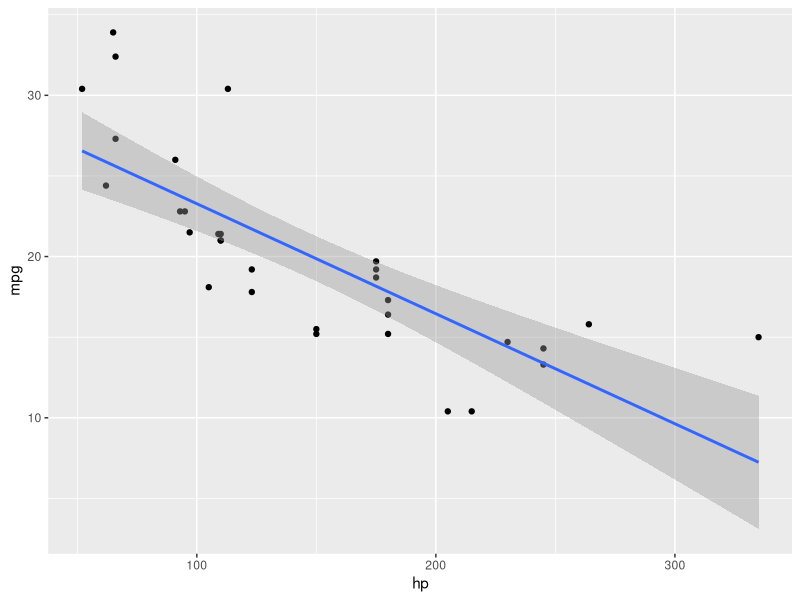
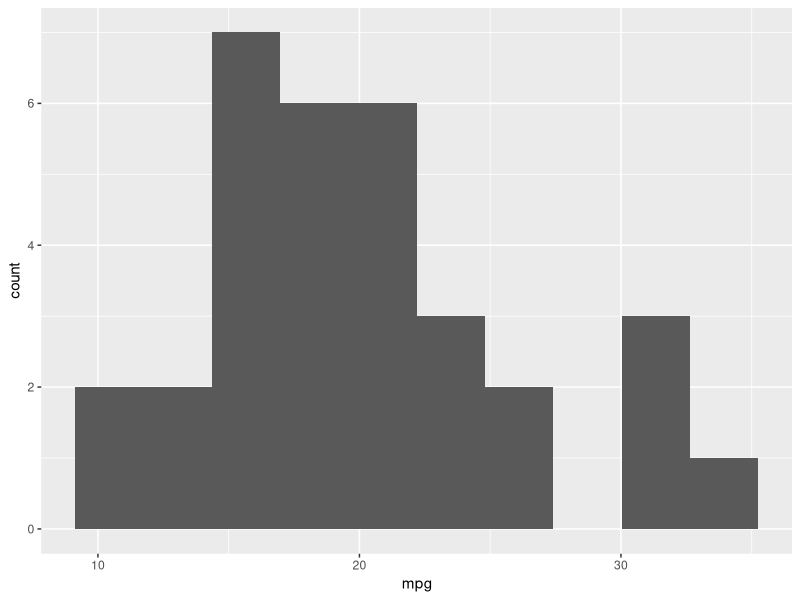
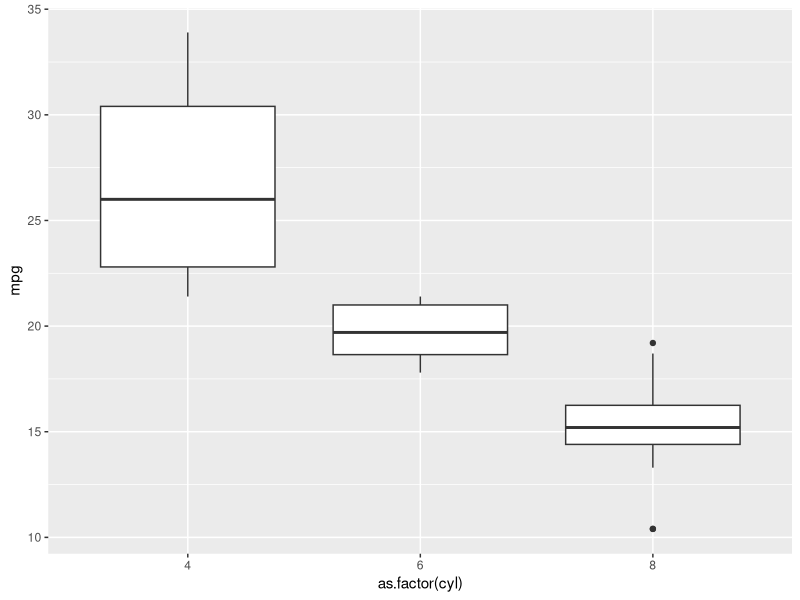
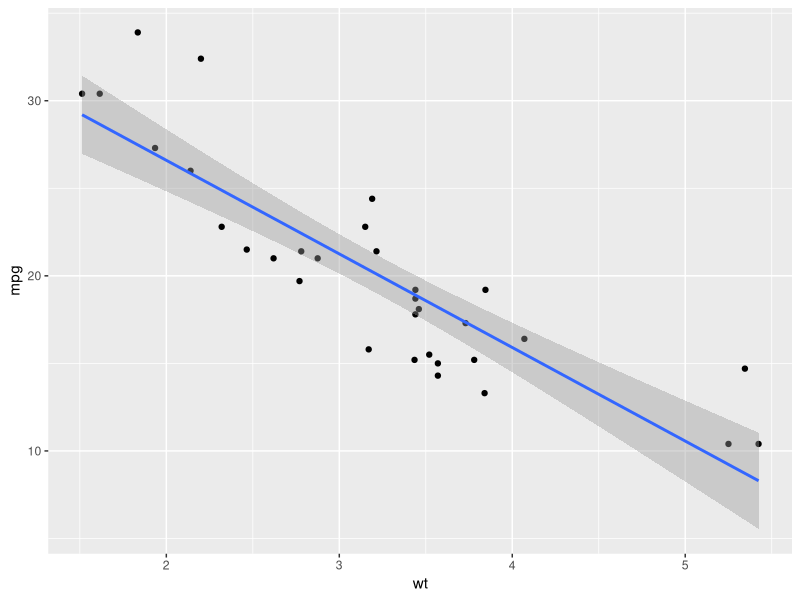
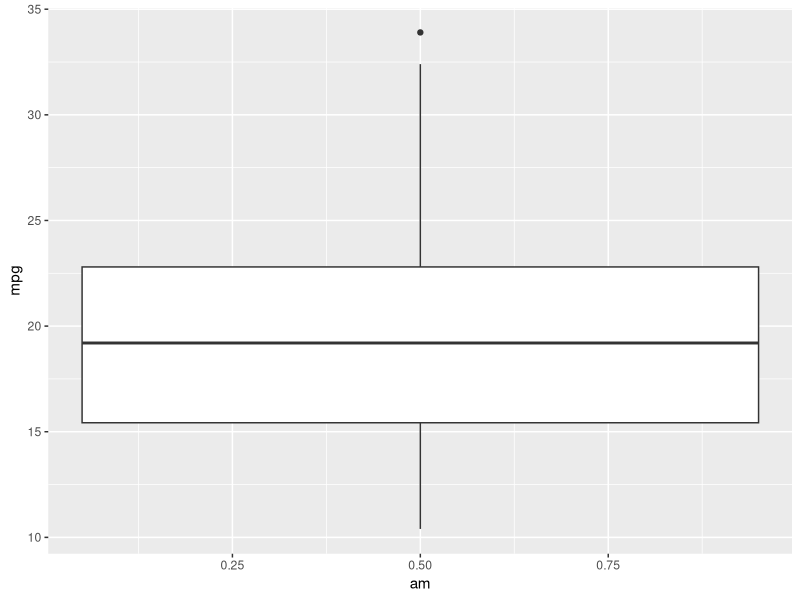
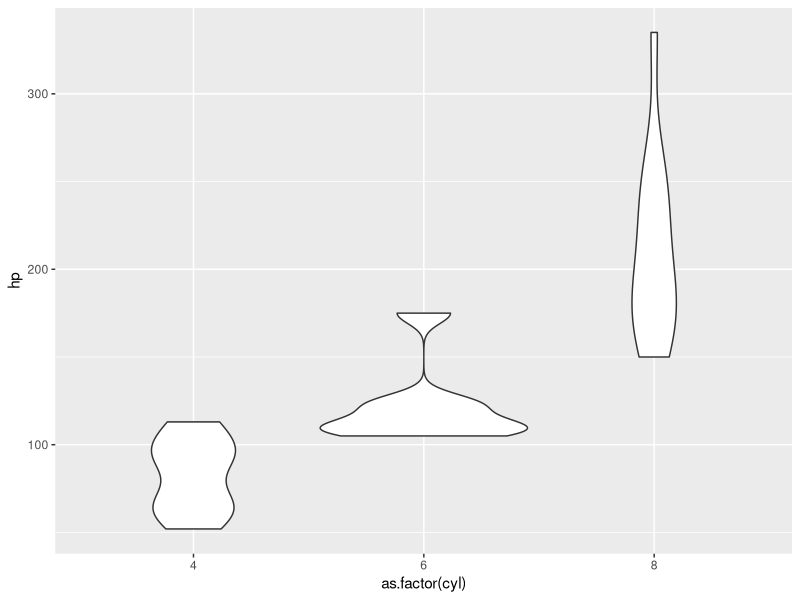
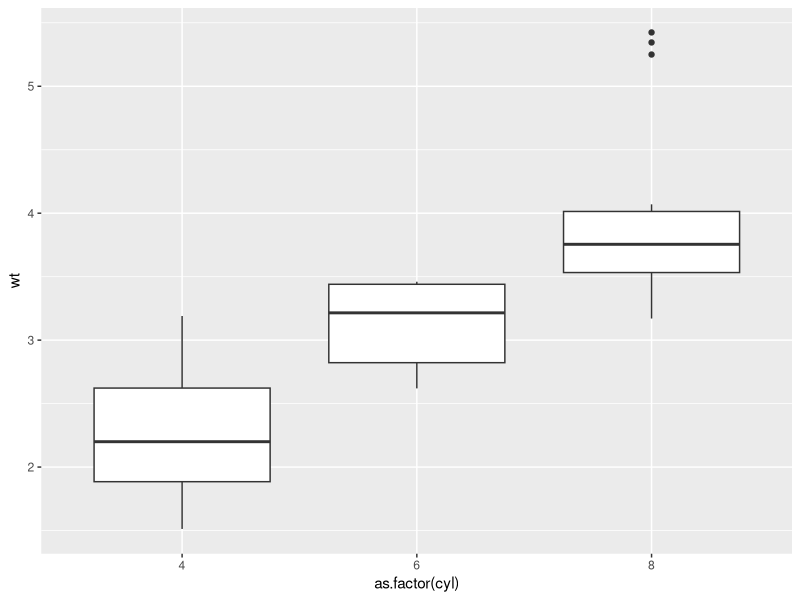
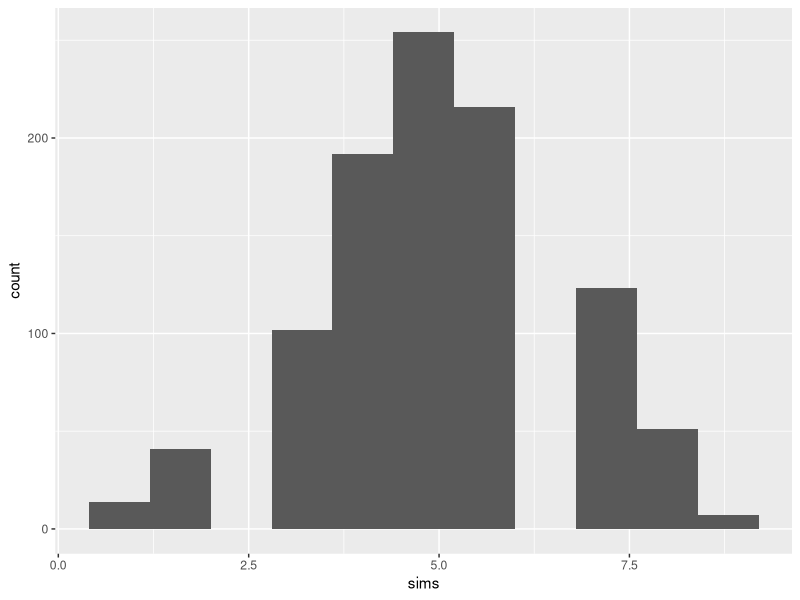

These figures' R source, in order:
## ---- chunk 1
knitr::opts_chunk$set(echo = TRUE)
## ---- chunk 2
library(ggplot2)
data(mtcars)
## ---- chunk 3
# The relationship between horsepower and fuel efficiency (mpg). A scatterplot can show if they are linearly related. Is engine power related to gas mileage?

ggplot(mtcars, aes(x=hp, y=mpg)) +
  geom_point() +
  geom_smooth(method='lm')
## ---- chunk 4
# The distribution of fuel efficiency (mpg). A histogram can show the overall spread and central tendency. How is gas mileage distributed across cars?

ggplot(mtcars, aes(mpg)) +
  geom_histogram(bins=10)
## ---- chunk 5
# Differences in fuel efficiency by number of cylinders. A grouped boxplot can highlight differences in mpg by the variable cyl. Do cars with more cylinders have lower average mpg?

ggplot(mtcars, aes(x=as.factor(cyl), y=mpg)) +
  geom_boxplot()
## ---- chunk 6
# The relationship between weight and fuel efficiency. A scatterplot can show if heavier cars tend to have lower mpg. Does weight impact gas mileage?

ggplot(mtcars, aes(x=wt, y=mpg)) +
  geom_point() +
  geom_smooth(method='lm')
## ---- chunk 7
# Differences in fuel efficiency by transmission type. Group the mpg by am (transmission) and compare with a boxplot or densities plot. Do automatic or manual transmissions have better mpg?

ggplot(mtcars, aes(x=am, y=mpg)) +
  geom_boxplot()
## ---- chunk 8
# Horsepower differences by number of cylinders. Use a violin plot or boxplot to compare hp by cyl. Do cars with more cylinders tend to have higher horsepower?

ggplot(mtcars, aes(x=as.factor(cyl), y=hp)) +
  geom_violin()
## ---- chunk 9
# Weight differences by number of cylinders. Use a grouped boxplot to see how weight varies by cyl. Do cars with more cylinders tend to be heavier?

ggplot(mtcars, aes(x=as.factor(cyl), y=wt)) +
  geom_boxplot()
## ---- chunk 10
# Calculate the correlation between mpg and wt. Is this correlation statistically significant at the 0.05 level?

cor.test(mtcars$mpg, mtcars$wt)
## ---- chunk 11
# Using the mtcars data, test whether the average mpg is different between cars with 4, 6, and 8 cylinders using ANOVA

cyl_groups <- split(mtcars$mpg, mtcars$cyl)
aov_result <- aov(mpg ~ cyl, data=mtcars)
summary(aov_result)
## ---- chunk 12
# Write a function that simulates 10 coin flips and returns the number of heads. Run this simulation 1000 times and plot the distribution of heads.

flip_coin <- function() {
  heads <- sum(sample(c(0,1), 10, replace=TRUE))
  return(heads)
}

sims <- replicate(1000, flip_coin())  
ggplot(data.frame(sims), aes(sims)) +
  geom_histogram(bins=11)
